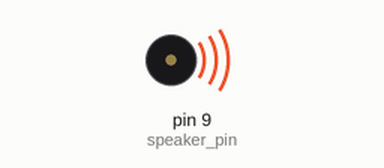
Simulated run of this sketch. Board: Arduino Uno, built with avr-gcc and run on an emulated ATmega328P. Shown: buzzer (waves = sounding).

Above: at 0.3 s.
At 5.3 s:
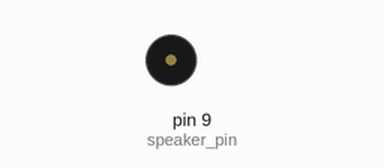
Timing chart, 0 to 7.6 s (numbered marks = the images above):
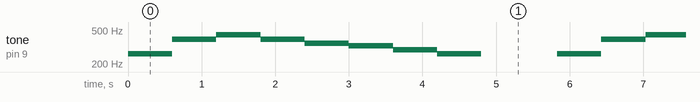

The sketch:

play_song2.ino
```cpp
const int speaker_pin = 9;

// Twinkle Twinkle Little Star
const int song_length = 14;
int song_freqs[] = {262, 262, 392, 392, 440, 440, 392,
                      349, 349, 329, 329, 294, 294, 262};
int song_beats[] = {1,   1,   1,   1,   1,   1,   2,
                      1,   1,   1,   1,   1,   1,   2};
int song_tempo = 300;

void setup() {
  pinMode(speaker_pin, OUTPUT);
}

void loop() {

  // Play each note
  for (int i = 0; i < song_length; i++) {
    int duration = song_beats[i] * song_tempo;
    if ( song_freqs[i] == 0 ) {
      delay(duration);
    } else {
      tone(speaker_pin, song_freqs[i], duration);
      delay(duration);
    }
  }
  delay(song_tempo / 10);

  delay(1000);
}
```

Measured:
- by itself, tone on pin 9 (speaker_pin): repeats every 5.8 s: 392 Hz 0.60 s, 440 Hz 0.60 s, 392 Hz 0.60 s, 349 Hz 0.60 s, 329 Hz 0.60 s, 294 Hz 0.60 s, 262 Hz 0.60 s, silent 1.0 s, 262 Hz 0.60 s
